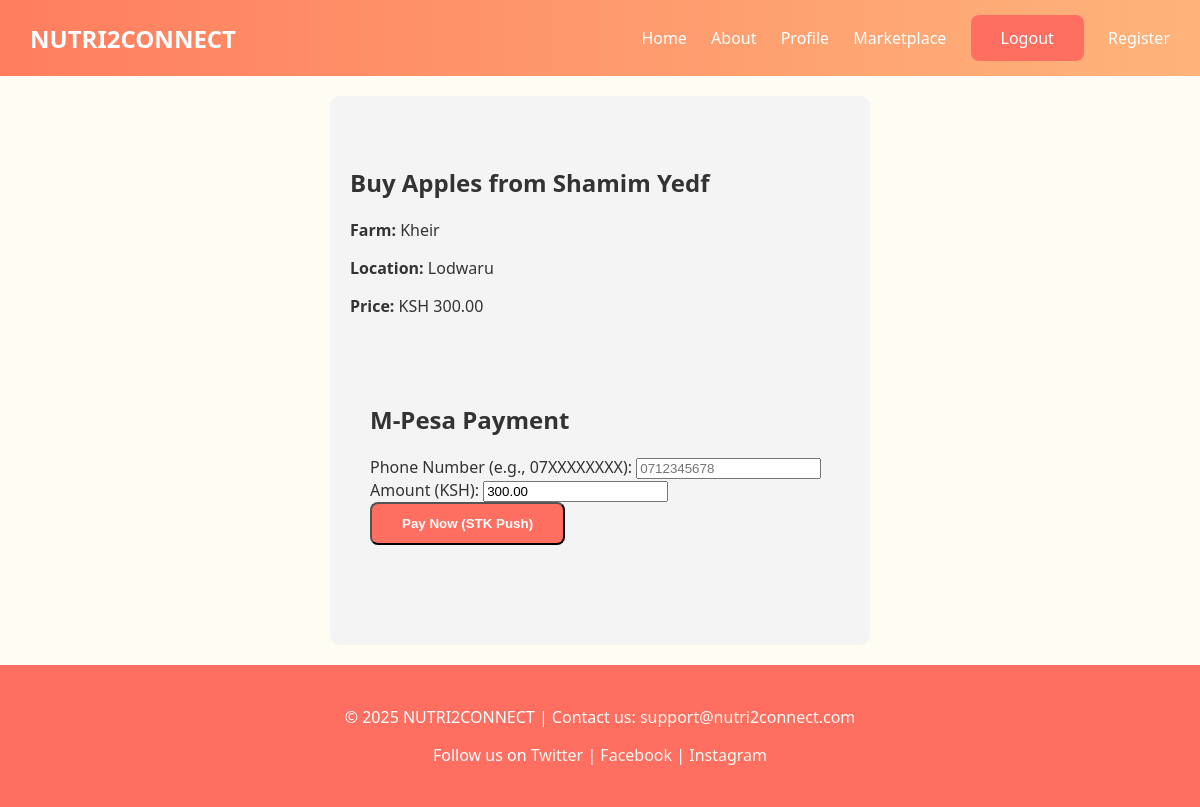
Screenshot of /buy/10/ (signed in) with the database file from the repository.
### nutriconnect/models.py (models this page shows, shortened)
class Produce(models.Model):
    name = models.CharField(max_length=100)
    price = models.DecimalField(max_digits=10, decimal_places=2)
    farmer = models.ForeignKey(Farmer, on_delete=models.CASCADE, related_name='produces')

class Farmer(models.Model):
    name = models.CharField(max_length=100)
    farm_name = models.CharField(max_length=100)
    location = models.CharField(max_length=100)
    contact = models.CharField(max_length=15)
    produce_type = models.CharField(max_length=100)

### nutriconnect/views.py (the view)
# urls.py: path('buy/<int:id>/', views.buy_produce, name='buy_produce'),
@login_required
def buy_produce(request, id):
    produce = get_object_or_404(Produce, id=id)
    farmer = produce.farmer
    return render(request, 'nutriconnect/buy_now.html', {
        'produce': produce,
        'farmer': farmer,
    })

### nutriconnect/templates/nutriconnect/buy_now.html (shortened to what this page needs)
{% extends 'nutriconnect/base.html' %}
{% load static %}
{% block content %}
<section style="padding: 50px 20px; max-width: 500px; margin: auto; background: #f4f4f4; border-radius: 10px;">
    <h2>Buy {{ produce.name }} from {{ farmer.name }}</h2>
    <p><strong>Farm:</strong> {{ farmer.farm_name }}</p>
    <p><strong>Location:</strong> {{ farmer.location }}</p>
    <p><strong>Price:</strong> KSH {{ produce.price }}</p>
    <section style="padding: 50px 20px;">
    <form method="POST" action="{% url 'initiate_payment' %}" class="payment-form">
        <h2>M-Pesa Payment</h2>
        <div class="form-group">
            <label for="phone">Phone Number (e.g., 07XXXXXXXX):</label>
            <input type="text" id="phone" name="phone" placeholder="0712345678" required>
        </div>
        <div class="form-group">
            <label for="amount">Amount (KSH):</label>
            <input type="number" id="amount" name="amount" value="{{ produce.price }}" required min="1">
        </div>
        <button type="submit" class="btn btn-success">Pay Now (STK Push)</button>
    </form>
</section>
{% endblock %}

### nutriconnect/templates/nutriconnect/base.html (style rules this page uses)
body { font-family: 'Segoe UI', Tahoma, Geneva, Verdana, sans-serif; margin: 0; padding: 0; background: #fefcf3; color: #333; }
.btn { display: inline-block; padding: 12px 30px; border-radius: 8px; font-weight: bold; background: #ff6f61; color: white; transition: background 0.3s; text-align: center; }

### rows the page displays
Produce: name "Apples", price "300.00", amount "300.00"
Farmer: name "Shamim Yedf", farm_name "Kheir", location "Lodwaru"
